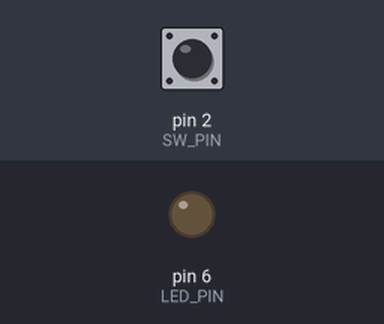
Recording of a sketch running on a simulated Arduino Uno, built with avr-gcc and run on an emulated ATmega328P. Shown: output pins drawn as LEDs (lit = HIGH). The inputs (shaded band) are chosen by the test bench; at power-on: pin 2 (SW_PIN) HIGH.

Above: at 1.2 s.
1.3 s: pin 2 (SW_PIN) pulled LOW for 0.15 s
At 1.37 s:
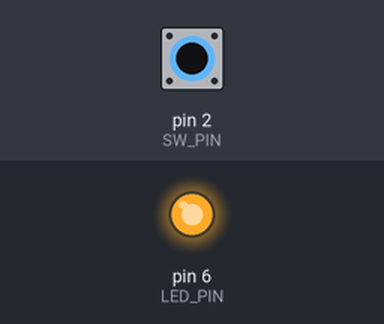
2.9 s: pin 2 (SW_PIN) pulled LOW for 3.2 s
At 7.2 s:
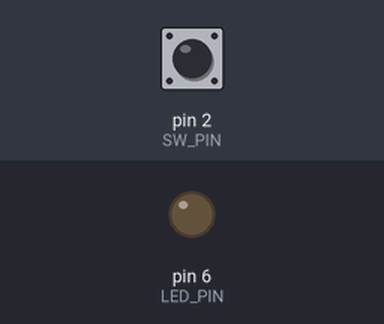
Timing chart, 0 to 8.7 s (numbered marks = the images above; inputs shaded):
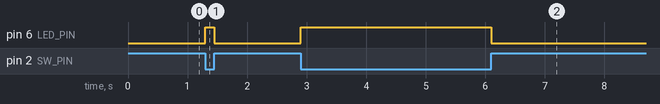

Measured:
- after the input at 1.3 s, pin 6 (LED_PIN): LOW → HIGH at once, → LOW 0.15 s later
- after the input at 2.9 s, pin 6 (LED_PIN): LOW → HIGH at once, → LOW 3.2 s later

The sketch:

atmega_328_switch_debounce_polled_mod.ino
```cpp
#define LED_PIN 6     // LED connected to D6
#define SW_PIN 2      // Switch connected to D2

void setup() {
  pinMode(LED_PIN, OUTPUT);       // set D6 as output
  pinMode(SW_PIN, INPUT_PULLUP);  // set D2 as input with pull-up
}

void loop() {
  if (digitalRead(SW_PIN) == LOW) {
    // switch pressed (active LOW)
    digitalWrite(LED_PIN, HIGH);  // LED ON
  } else {
    // switch released
    digitalWrite(LED_PIN, LOW);   // LED OFF
  }
}
```
